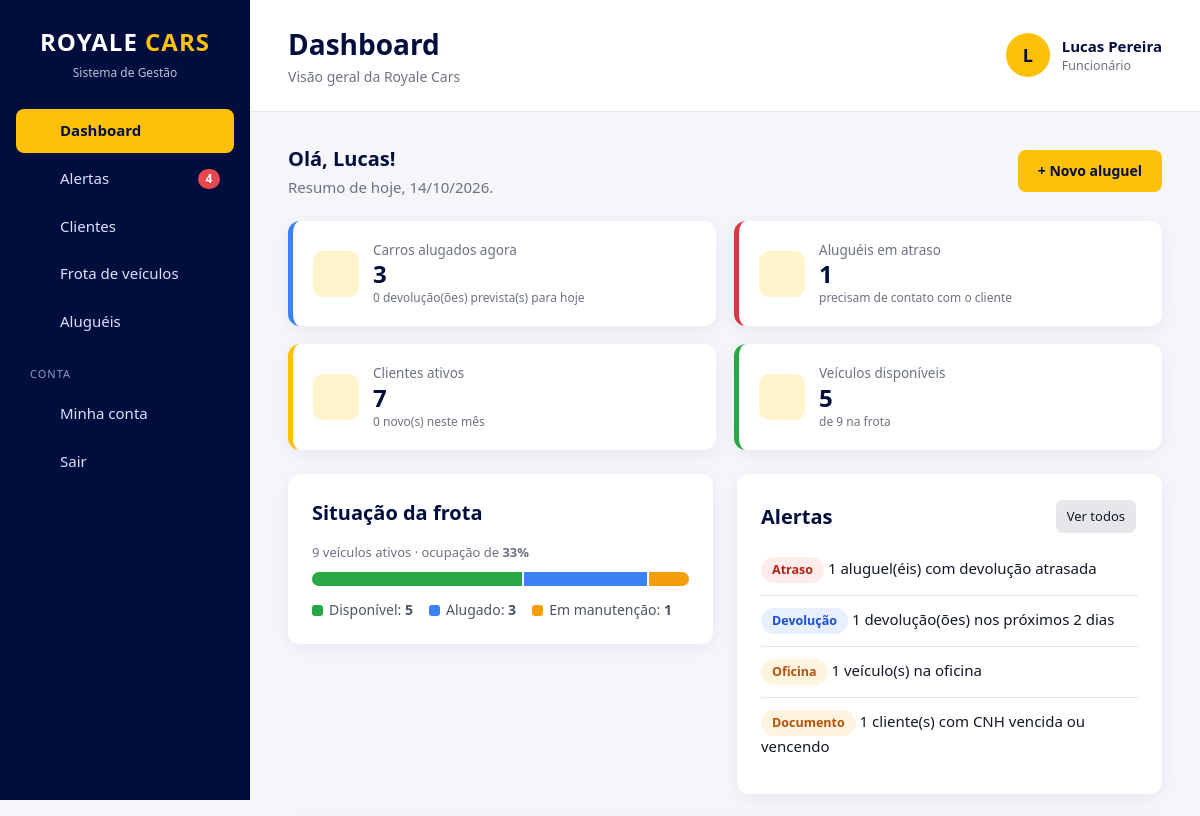
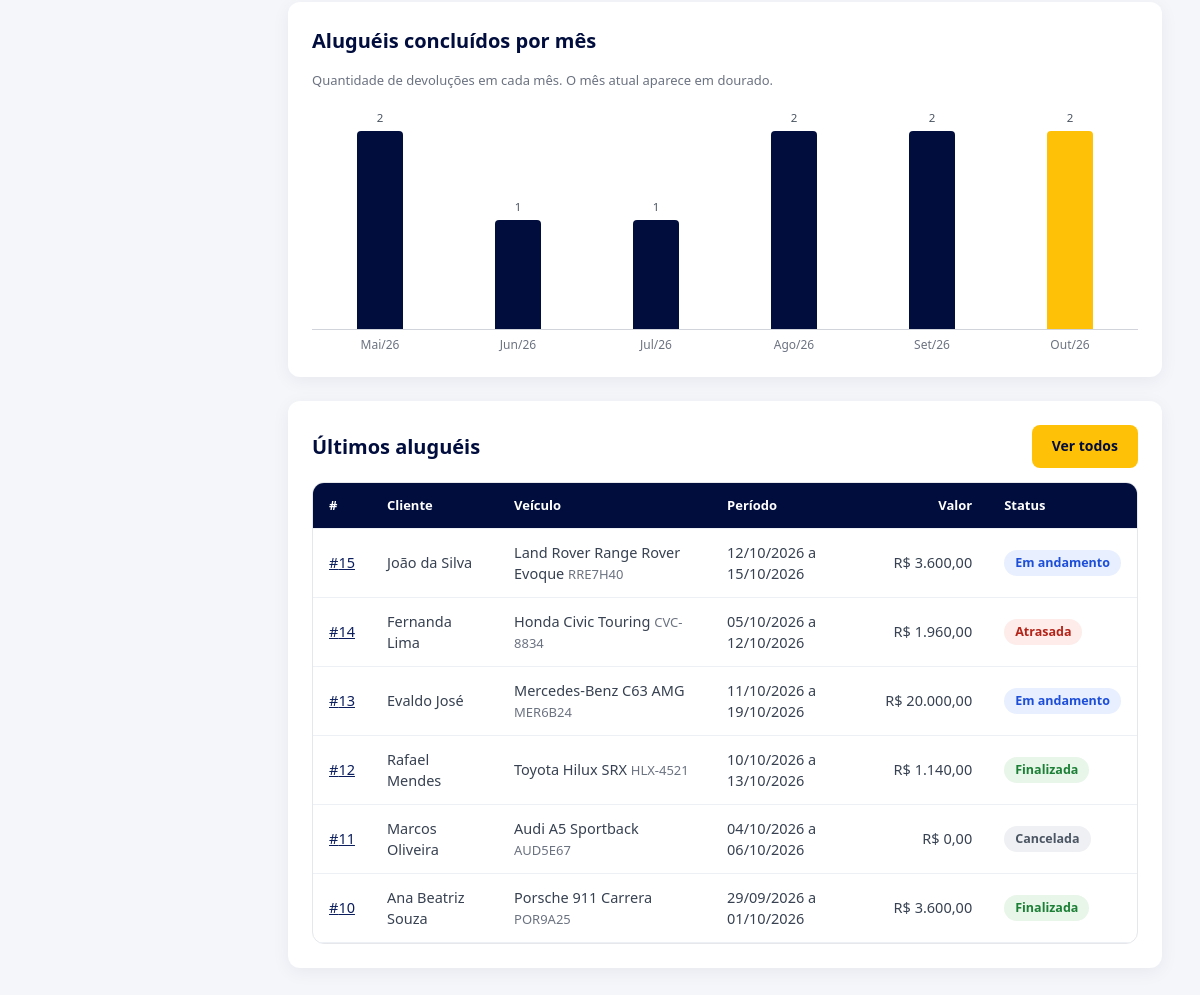
The page /dashboard.php (signed in) on the database its author committed (2 pictures, top to bottom).
### tables this page shows
CREATE TABLE `usuarios` (
    `id`            INT          NOT NULL AUTO_INCREMENT,
    `nome`          VARCHAR(100) NOT NULL,
    `email`         VARCHAR(150) NOT NULL,
    `senha`         VARCHAR(255) NOT NULL,
    `cargo`         ENUM('chefe','gerente','funcionario') NOT NULL DEFAULT 'funcionario',
    `ativo`         TINYINT(1)   NOT NULL DEFAULT 1,
    `trocar_senha`  TINYINT(1)   NOT NULL DEFAULT 0,
    `ultimo_acesso` DATETIME     NULL,
    `criado_em`     TIMESTAMP    NOT NULL DEFAULT CURRENT_TIMESTAMP,
    `atualizado_em` TIMESTAMP    NULL ON UPDATE CURRENT_TIMESTAMP,

    PRIMARY KEY (`id`),
    UNIQUE KEY `uk_usuarios_email` (`email`),

    CONSTRAINT `ck_usuarios_nome`  CHECK (CHAR_LENGTH(TRIM(`nome`)) >= 3),
    CONSTRAINT `ck_usuarios_email` CHECK (`email` LIKE '_%@_%._%'),
    CONSTRAINT `ck_usuarios_ativo` CHECK (`ativo` IN (0, 1))
);

CREATE TABLE `locacoes` (
    `id`              INT           NOT NULL AUTO_INCREMENT,
    `cliente_id`      INT           NOT NULL,
    `veiculo_id`      INT           NOT NULL,
    `usuario_id`      INT           NULL,
    `data_retirada`   DATE          NOT NULL,
    `data_prevista`   DATE          NOT NULL,
    `data_devolucao`  DATE          NULL,
    `valor_diaria`    DECIMAL(10,2) NOT NULL,
    `dias_previstos`  INT           NOT NULL,
    `valor_previsto`  DECIMAL(10,2) NOT NULL,
    `dias_atraso`     INT           NOT NULL DEFAULT 0,
    `valor_atraso`    DECIMAL(10,2) NOT NULL DEFAULT 0,
    `valor_total`     DECIMAL(10,2) NOT NULL DEFAULT 0,
    `status`          ENUM('Em andamento','Finalizada','Cancelada') NOT NULL DEFAULT 'Em andamento',
    `observacoes`     TEXT          NULL,
    `finalizado_por`  INT           NULL,
    `finalizado_em`   DATETIME      NULL,
    `criado_em`       TIMESTAMP     NOT NULL DEFAULT CURRENT_TIMESTAMP,

    PRIMARY KEY (`id`),
    KEY `idx_locacoes_status`  (`status`, `data_prevista`),
    KEY `idx_locacoes_devolucao` (`data_devolucao`),

    CONSTRAINT `fk_locacoes_cliente`
        FOREIGN KEY (`cliente_id`) REFERENCES `clientes` (`id`),
    CONSTRAINT `fk_locacoes_veiculo`
        FOREIGN KEY (`veiculo_id`) REFERENCES `veiculos` (`id`),
    CONSTRAINT `fk_locacoes_usuario`
        FOREIGN KEY (`usuario_id`) REFERENCES `usuarios` (`id`) ON DELETE SET NULL,
    CONSTRAINT `fk_locacoes_finalizado_por`
        FOREIGN KEY (`finalizado_por`) REFERENCES `usuarios` (`id`) ON DELETE SET NULL,

    CONSTRAINT `ck_locacoes_periodo`
        CHECK (`data_prevista` >= `data_retirada`),
    CONSTRAINT `ck_locacoes_devolucao`
        CHECK (`data_devolucao` IS NULL OR `data_devolucao` >= `data_retirada`),
    CONSTRAINT `ck_locacoes_valores`
        CHECK (`valor_diaria` > 0 AND `valor_previsto` >= 0
               AND `valor_atraso` >= 0 AND `valor_total` >= 0),
    CONSTRAINT `ck_locacoes_dias`
        CHECK (`dias_previstos` >= 1 AND `dias_atraso` >= 0)
);

CREATE TABLE `clientes` (
    `id`            INT          NOT NULL AUTO_INCREMENT,
    `nome`          VARCHAR(150) NOT NULL,
    `cpf`           CHAR(11)     NOT NULL,
    `cnh`           CHAR(11)     NOT NULL,
    `cnh_validade`  DATE         NOT NULL,
    `email`         VARCHAR(150) NOT NULL,
    `telefone`      VARCHAR(11)  NOT NULL,
    `arquivado`     TINYINT(1)   NOT NULL DEFAULT 0,
    `arquivado_em`  DATETIME     NULL,
    `criado_em`     TIMESTAMP    NOT NULL DEFAULT CURRENT_TIMESTAMP,
    `atualizado_em` TIMESTAMP    NULL ON UPDATE CURRENT_TIMESTAMP,

    PRIMARY KEY (`id`),
    UNIQUE KEY `uk_clientes_cpf`   (`cpf`),
    UNIQUE KEY `uk_clientes_cnh`   (`cnh`),
    UNIQUE KEY `uk_clientes_email` (`email`),

    CONSTRAINT `ck_clientes_nome`     CHECK (CHAR_LENGTH(TRIM(`nome`)) >= 3),
    CONSTRAINT `ck_clientes_cpf`      CHECK (`cpf` REGEXP '^[0-9]{11}$'),
    CONSTRAINT `ck_clientes_cnh`      CHECK (`cnh` REGEXP '^[0-9]{11}$'),
    CONSTRAINT `ck_clientes_email`    CHECK (`email` LIKE '_%@_%._%'),
    CONSTRAINT `ck_clientes_telefone` CHECK (`telefone` REGEXP '^[1-9][1-9][0-9]{8,9}$'),
    CONSTRAINT `ck_clientes_arquivado` CHECK (`arquivado` IN (0, 1))
);

CREATE TABLE `veiculos` (
    `id`            INT           NOT NULL AUTO_INCREMENT,
    `marca`         VARCHAR(100)  NOT NULL,
    `modelo`        VARCHAR(100)  NOT NULL,
    `ano`           SMALLINT      NOT NULL,
    `placa`         VARCHAR(7)    NOT NULL,
    `chassi`        CHAR(17)      NOT NULL,
    `valor_diaria`  DECIMAL(10,2) NOT NULL,
    `imagem`        VARCHAR(255)  NULL,
    `status`        ENUM('Disponível','Alugado','Em manutenção') NOT NULL DEFAULT 'Disponível',
    `arquivado`     TINYINT(1)    NOT NULL DEFAULT 0,
    `arquivado_em`  DATETIME      NULL,
    `criado_em`     TIMESTAMP     NOT NULL DEFAULT CURRENT_TIMESTAMP,
    `atualizado_em` TIMESTAMP     NULL ON UPDATE CURRENT_TIMESTAMP,

    PRIMARY KEY (`id`),
    UNIQUE KEY `uk_veiculos_placa`  (`placa`),
    UNIQUE KEY `uk_veiculos_chassi` (`chassi`),
    KEY `idx_veiculos_status` (`status`, `arquivado`),

    CONSTRAINT `ck_veiculos_placa`
        CHECK (`placa` REGEXP '^[A-Z]{3}[0-9][A-Z0-9][0-9]{2}$'),
    CONSTRAINT `ck_veiculos_chassi`
        CHECK (`chassi` REGEXP '^[A-HJ-NPR-Z0-9]{17}$'),
    CONSTRAINT `ck_veiculos_ano`
        CHECK (`ano` BETWEEN 1950 AND 2100),
    CONSTRAINT `ck_veiculos_diaria`
        CHECK (`valor_diaria` > 0),
    CONSTRAINT `ck_veiculos_arquivado`
        CHECK (`arquivado` IN (0, 1))
);

### dashboard.php (the view, shortened to what the rows shown need)
<?php
require RAIZ . '/includes/graficos.php';
$usuario = exigir_login();
$verFinanceiro = pode('financeiro');
$verLocacoes = pode('locacoes_ver');
if ($verFinanceiro) {
    $mensal = dados_mensais(6);
    $mesAtual = $mensal[date('Y-m')]['faturamento'];
    $mesAnterior = $mensal[date('Y-m', strtotime('first day of last month'))]['faturamento'] ?? 0;
    $variacao = $mesAnterior > 0 ? round(($mesAtual - $mesAnterior) / $mesAnterior * 100) : null;
} elseif ($verLocacoes) {
    $mensal = dados_mensais(6);
}
$ultimas = $verLocacoes ? db_todos(
    'SELECT l.*, c.nome AS cliente, v.marca, v.modelo, v.placa
     FROM locacoes l
     JOIN clientes c ON c.id = l.cliente_id
     JOIN veiculos v ON v.id = l.veiculo_id
     ORDER BY l.id DESC
     LIMIT 6'
) : [];
$titulo = 'Dashboard';
require RAIZ . '/includes/cabecalho.php';
$primeiroNome = explode(' ', $usuario['nome'])[0];
?>
<div class="page-header">
    <div>
        <h2>Olá, <?= e($primeiroNome) ?>!</h2>
        <p>Resumo de hoje, <?= date('d/m/Y') ?>.</p>
    </div>
</div>
<div class="grade-2">
    <div class="bloco">
        <h2>Situação da frota</h2>
    </div>
    <div class="bloco">
        <div class="section-header" style="display: flex; justify-content: space-between; align-items: center; margin-bottom: 10px;">
            <h2>Alertas</h2>
        </div>
    </div>
</div>
<?php if (isset($mensal)): ?>
    <div class="bloco">
        <?php if ($verFinanceiro): ?>
            <h2>Faturamento dos últimos 6 meses</h2>
            <p class="texto-fraco" style="margin-bottom: 10px;">Valores dos aluguéis devolvidos em cada mês. O mês atual aparece em dourado.</p>
            <?= grafico_barras(array_map(fn ($m) => $m['faturamento'], $mensal)) ?>
        <?php else: ?>
            <h2>Aluguéis concluídos por mês</h2>
            <?= grafico_barras(array_map(fn ($m) => $m['alugueis'], $mensal), false) ?>
        <?php endif; ?>
    </div>
<?php endif; ?>
<?php if ($verLocacoes): ?>
    <div class="bloco">
        <div style="display: flex; justify-content: space-between; align-items: center; margin-bottom: 14px;">
            <h2 style="margin: 0;">Últimos aluguéis</h2>
        </div>
        <div class="table-container">
            <table>
                <thead>
                    <tr><th>#</th><th>Cliente</th><th>Veículo</th><th>Período</th><th class="numero">Valor</th><th>Status</th></tr>
                </thead>
                <tbody>
                    <?php foreach ($ultimas as $l): ?>
                        <tr>
                            <td><a href="<?= e(url('locacoes/ver.php?id=' . $l['id'])) ?>">#<?= $l['id'] ?></a></td>
                            <td><?= e($l['cliente']) ?></td>
                            <td><?= e(nome_veiculo($l)) ?> <span class="texto-fraco"><?= e(formatar_placa($l['placa'])) ?></span></td>
                            <td><?= data_br($l['data_retirada']) ?> a <?= data_br($l['data_devolucao'] ?? $l['data_prevista']) ?></td>
                            <td class="numero"><?= moeda($l['valor_total']) ?></td>
                            <td><?= badge_status(status_locacao($l)) ?></td>
                        </tr>
                    <?php endforeach; ?>
                </tbody>
            </table>
        </div>
    </div>
<?php endif; ?>
<?php require RAIZ . '/includes/rodape.php'; ?>

### includes/cabecalho.php (shortened to what the rows shown need)
<?php
$usuarioAtual = usuario_logado();
?>
<!DOCTYPE html>
<html lang="pt-BR">
<head>
    <link rel="stylesheet" href="<?= e(url('css/style.css')) ?>">
</head>
<body>
<aside class="sidebar" id="sidebar">
    <div class="logo">
        <h2>ROYALE <span>CARS</span></h2>
    </div>
</aside>
<main class="main">
    <header class="topbar">
        <div>
            <h1><?= e($titulo) ?></h1>
        </div>
        <?php if ($usuarioAtual): ?>
            <div class="usuario-topo">
                <div class="usuario-avatar"><?= e(mb_strtoupper(mb_substr($usuarioAtual['nome'], 0, 1))) ?></div>
                <div>
                    <strong><?= e($usuarioAtual['nome']) ?></strong>
                    <small><?= e(CARGOS[$usuarioAtual['cargo']] ?? '') ?></small>
                </div>
            </div>
        <?php endif; ?>
    </header>
    <section class="content">

### includes/graficos.php (shortened to what the rows shown need)
<?php
function dados_mensais(int $meses = 6): array
{
    $inicio = date('Y-m-01', strtotime('-' . ($meses - 1) . ' months', strtotime(date('Y-m-01'))));
    $dados = [];
    for ($i = 0; $i < $meses; $i++) {
        $chave = date('Y-m', strtotime("+{$i} months", strtotime($inicio)));
        $dados[$chave] = ['faturamento' => 0.0, 'alugueis' => 0, 'manutencao' => 0.0];
    }
    $linhas = db_todos(
        "SELECT DATE_FORMAT(data_devolucao, '%Y-%m') AS mes,
                SUM(valor_total) AS faturamento, COUNT(*) AS alugueis
         FROM locacoes
         WHERE status = 'Finalizada' AND data_devolucao >= ?
         GROUP BY mes",
        [$inicio]
    );
    foreach ($linhas as $linha) {
        if (isset($dados[$linha['mes']])) {
            $dados[$linha['mes']]['faturamento'] = (float) $linha['faturamento'];
            $dados[$linha['mes']]['alugueis'] = (int) $linha['alugueis'];
        }
    }
    $custos = db_todos(
        "SELECT DATE_FORMAT(data_liberacao, '%Y-%m') AS mes, SUM(custo) AS total
         FROM manutencoes
         WHERE status = 'Concluída' AND data_liberacao >= ?
         GROUP BY mes",
        [$inicio]
    );
    foreach ($custos as $linha) {
        if (isset($dados[$linha['mes']])) {
            $dados[$linha['mes']]['manutencao'] = (float) $linha['total'];
        }
    }
    return $dados;
}
function rotulo_mes(string $anoMes): string
{
    [$ano, $mes] = explode('-', $anoMes);
    return mes_abreviado((int) $mes) . '/' . substr($ano, 2);
}
function grafico_barras(array $valores, bool $dinheiro = true): string
{
    $maximo = max(1, max($valores ?: [0]));
    $mesAtual = date('Y-m');
    $colunas = '';
    $rotulos = '';
    foreach ($valores as $mes => $valor) {
        $altura = $valor > 0 ? max(2, round($valor / $maximo * 100, 1)) : 0;
        $textoCompleto = rotulo_mes($mes) . ': ' . ($dinheiro ? moeda($valor) : $valor);
        $classe = $mes === $mesAtual ? ' atual' : '';
        $colunas .= '<div class="grafico-coluna' . $classe . '" title="' . e($textoCompleto) . '">'
            . '<span class="grafico-valor">' . e($dinheiro ? valor_curto($valor) : (string) $valor) . '</span>'
            . '<div class="grafico-barra" style="height: ' . $altura . '%"></div>'
            . '</div>';
        $rotulos .= '<span>' . e(rotulo_mes($mes)) . '</span>';
    }
    return '<div class="grafico" role="img" aria-label="Gráfico de barras por mês">' . $colunas . '</div>'
         . '<div class="grafico-rotulos">' . $rotulos . '</div>';
}

### includes/funcoes.php (shortened to what the rows shown need)
<?php
function db_consulta(string $sql, array $parametros = []): mysqli_stmt
{
    global $conexao;
    $stmt = $conexao->prepare($sql);
    if ($parametros) {
        $tipos = '';
        foreach ($parametros as $i => $valor) {
            if (is_bool($valor)) {
                $parametros[$i] = (int) $valor;
                $tipos .= 'i';
            } elseif (is_int($valor)) {
                $tipos .= 'i';
            } elseif (is_float($valor)) {
                $tipos .= 'd';
            } else {
                $tipos .= 's';
            }
        }
        $stmt->bind_param($tipos, ...$parametros);
    }
    $stmt->execute();
    return $stmt;
}
function db_todos(string $sql, array $parametros = []): array
{
    $resultado = db_consulta($sql, $parametros)->get_result();
    return $resultado ? $resultado->fetch_all(MYSQLI_ASSOC) : [];
}
function db_linha(string $sql, array $parametros = []): ?array
{
    $resultado = db_consulta($sql, $parametros)->get_result();
    $linha = $resultado ? $resultado->fetch_assoc() : null;
    return $linha ?: null;
}
function url(string $caminho = ''): string
{
    return BASE_URL . '/' . ltrim($caminho, '/');
}
function e($texto): string
{
    return htmlspecialchars((string) $texto, ENT_QUOTES, 'UTF-8');
}
function moeda($valor): string
{
    return 'R$ ' . number_format((float) $valor, 2, ',', '.');
}
function data_br(?string $data): string
{
    return $data ? date('d/m/Y', strtotime($data)) : '—';
}
function formatar_placa(?string $placa): string
{
    $placa = (string) $placa;
    return preg_match('/^[A-Z]{3}\d{4}$/', $placa)
        ? substr($placa, 0, 3) . '-' . substr($placa, 3)
        : $placa;
}
function nome_veiculo(array $v): string
{
    return trim(($v['marca'] ?? '') . ' ' . ($v['modelo'] ?? ''));
}
function badge_status(string $status): string
{
    $classes = [
        'Disponível'    => 'status-verde',
        'Finalizada'    => 'status-verde',
        'Concluída'     => 'status-verde',
        'Ativo'         => 'status-verde',
        'Alugado'       => 'status-azul',
        'Em andamento'  => 'status-azul',
        'Em manutenção' => 'status-laranja',
        'Atrasada'      => 'status-vermelho',
        'Cancelada'     => 'status-cinza',
        'Inativo'       => 'status-cinza',
        'Arquivado'     => 'status-cinza',
    ];
    return '<span class="status ' . ($classes[$status] ?? 'status-cinza') . '">' . e($status) . '</span>';
}
function status_locacao(array $locacao): string
{
    if ($locacao['status'] === 'Em andamento' && $locacao['data_prevista'] < date('Y-m-d')) {
        return 'Atrasada';
    }
    return $locacao['status'];
}
function mes_abreviado(int $mes): string
{
    return ['', 'jan', 'fev', 'mar', 'abr', 'mai', 'jun', 'jul', 'ago', 'set', 'out', 'nov', 'dez'][$mes];
}

### rows shown on the page
usuarios: nome "L", nome "Lucas Pereira", cargo "Funcionário", nome "Lucas", cargo "2 1 1 2 2 2"
locacoes: id "15", cliente.nome "João da Silva", veiculo.modelo "Land Rover Range Rover Evoque", veiculo.placa "RRE7H40", data_retirada "12/10/2026", data_devolucao+data_prevista "15/10/2026", valor_total "R$ 3.600,00", status "Em andamento"
locacoes: id "14", cliente.nome "Fernanda Lima", veiculo.modelo "Honda Civic Touring", veiculo.placa "CVC-8834", data_retirada "05/10/2026", data_devolucao+data_prevista "12/10/2026", valor_total "R$ 1.960,00"
locacoes: id "13", cliente.nome "Evaldo José", veiculo.modelo "Mercedes-Benz C63 AMG", veiculo.placa "MER6B24", data_retirada "11/10/2026", data_devolucao+data_prevista "19/10/2026", valor_total "R$ 20.000,00", status "Em andamento"
locacoes: id "12", cliente.nome "Rafael Mendes", veiculo.modelo "Toyota Hilux SRX", veiculo.placa "HLX-4521", data_retirada "10/10/2026", data_devolucao "13/10/2026", valor_total "R$ 1.140,00", status "Finalizada"
locacoes: id "11", cliente.nome "Marcos Oliveira", veiculo.modelo "Audi A5 Sportback", veiculo.placa "AUD5E67", data_retirada "04/10/2026", data_devolucao+data_prevista "06/10/2026", valor_total "R$ 0,00", status "Cancelada"
locacoes: id "10", cliente.nome "Ana Beatriz Souza", veiculo.modelo "Porsche 911 Carrera", veiculo.placa "POR9A25", data_retirada "29/09/2026", data_devolucao "01/10/2026", valor_total "R$ 3.600,00", status "Finalizada"

### other values the page prints
$item['texto'] "Dashboard"
$item['texto'] "Alertas"
$item['texto'] "Clientes"
$item['texto'] "Frota de veículos"
$item['texto'] "Aluguéis"
$titulo "Dashboard"
$subtitulo "Visão geral da Royale Cars"
$alugueisAtivos "3"
$devolucoesHoje "0"
$atrasados "1"
$clientesAtivos "7"
$clientesNovosMes "0"
$frota['Disponível'] "5"
$totalFrota "9"
$ocupacao "33"
